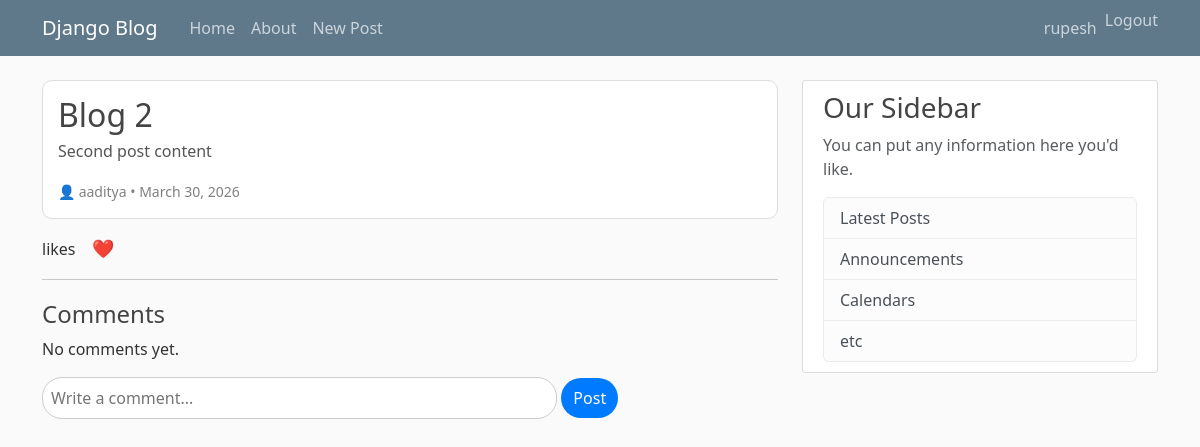
/post/2/ (signed in), run on an earlier commit of the app's database.
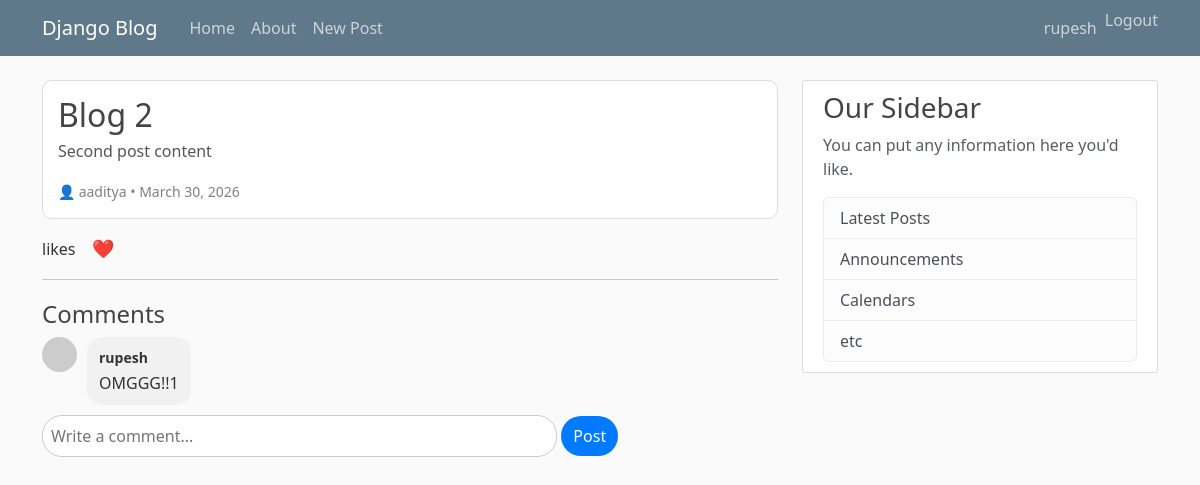
And on a later commit of the database.
### blog/models.py (models this page shows, shortened)
class Comment(models.Model):
  post=models.ForeignKey(Post, on_delete=models.CASCADE, related_name='comments')
  user=models.ForeignKey(User, on_delete=models.CASCADE)
  content=models.TextField()
  created_at=models.DateTimeField(auto_now_add=True)

### blog/views.py (the view)
# urls.py: path('post/<int:pk>/', views.post_detail, name='post-detail'),
def post_detail(request, pk):
    post = get_object_or_404(Post, id=pk)
    comments = post.comments.all()
    is_liked = False
    if request.user.is_authenticated:
        is_liked = Like.objects.filter(post=post, user=request.user).exists()
    if request.method == 'POST':
        if request.user.is_authenticated:
            form = CommentForm(request.POST)
            if form.is_valid():
                comment = form.save(commit=False)
                comment.post = post
                comment.user = request.user
                comment.save()
                return redirect('post-detail', pk=post.id)
        else:
            return redirect('login')
    else:
        form = CommentForm()
    context = {
        'post': post,
        'comments': comments,
        'form': form,
        'is_liked': is_liked
    }
    return render(request, 'blog/post_detail.html', context)

### blog/forms.py
class CommentForm(forms.ModelForm):
  class Meta:
    model=Comment
    fields=['content']

### blog/templates/blog/post_detail.html (shortened to what this page needs)
{% extends "blog/base.html" %}
{% block content %}
<article style="border:1px solid #ddd; padding:15px; border-radius:10px; margin-bottom:15px; background:#fff;">
  <h2 style="margin-bottom:5px;">{{ post.title }}</h2>
  <p style="color:#555;">{{ post.content }}</p>
  <small style="color:gray;">
    👤 {{ post.author }} • {{ post.created_at|date:"F d, Y" }}
  </small>
</article>
<div style="display:flex; align-items:center; gap:10px; margin-top:10px;">
  <p style="margin:0;"><strong>{{ post.likes.count }}</strong> likes</p>
  {% if user.is_authenticated %}
    <form action="{% url 'post-like' post.id %}" method="POST">
      <button type="submit"
        style="border:none; background:none; cursor:pointer; font-size:18px;">
        {% if is_liked %}
          ❤️
        {% else %}
          🤍
        {% endif %}
      </button>
    </form>
  {% endif %}
</div>
<hr>
<h4 style="margin-top:20px;">Comments</h4>
{% for comment in comments %}
  <div style="display:flex; gap:10px; margin-bottom:10px;">
    <div style="width:35px; height:35px; border-radius:50%; background:#ccc;"></div>
    <div style="background:#f1f1f1; padding:8px 12px; border-radius:15px; max-width:70%;">
      <strong style="font-size:14px;">{{ comment.user }}</strong>
      <p style="margin:2px 0;">{{ comment.content }}</p>
    </div>
  </div>
{% empty %}
  <p>No comments yet.</p>
{% endfor %}
{% if user.is_authenticated %}
  <form method="POST" style="margin-top:10px;">
    <input type="text" name="content" placeholder="Write a comment..."
      style="width:70%; padding:8px; border-radius:20px; border:1px solid #ccc;">
    <button type="submit"
      style="padding:8px 12px; border:none; background:#007bff; color:white; border-radius:20px;">
      Post
    </button>
  </form>
{% endif %}
{% endblock content %}

What changed in the data, as far as the page shows it:
added Comment: user "rupesh", content "OMGGG!!1"
Also different on the page:
text no longer shown: "No comments yet."
